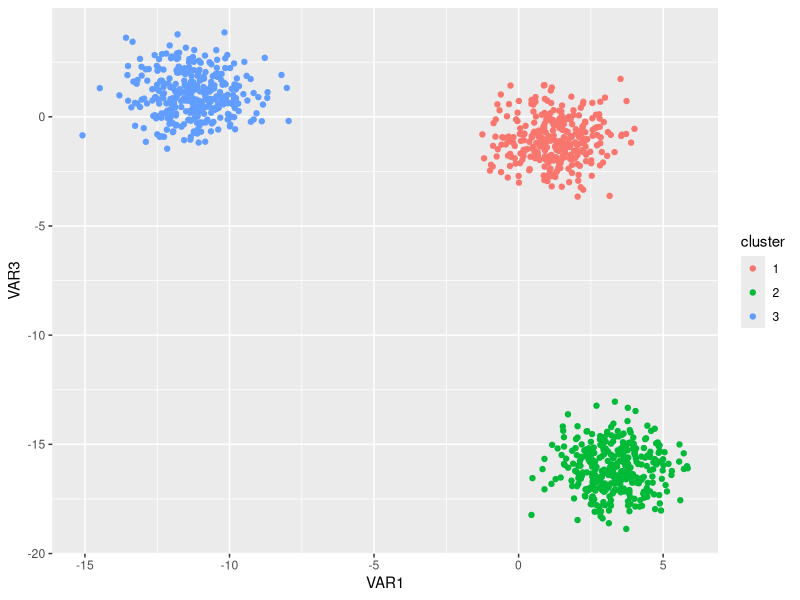

Generate this figure with R:
##
# Generate some fake data with some uniform random means
##
rm(list=ls())

generateFakeData = function( num.vars=3, n=100, num.clusters=5, seed=NULL ) {
    if(is.null(seed)){
        set.seed(runif(1,0,100))
    } else {
        set.seed(seed)
    }
    data <- data.frame(matrix(NA, nrow=n, ncol=num.vars+1))
    
    mu <- NULL
    for(m in 1:num.vars){
        mu <- cbind(mu,rnorm(num.clusters, runif(1,-10,15), 5))
    }
    
    for (i in 1:n) {
        cluster <- sample(1:num.clusters, 1)
        data[i, 1] <- cluster
        for(j in 1:num.vars){
            data[i, j+1] <- rnorm(1, mu[cluster,j], 1)
        }
    }
    
    data$X1 <- factor(data$X1)
    var.names <- paste("VAR",seq(1,ncol(data)-1), sep="")
    names(data) <- c("cluster",var.names)
    
    return(data)
}

##
# Set up a procedure to calculate the cluster means using squared distance
##
dirichletClusters = function(orig.data, disp.param = NULL, max.iter = 100, tolerance = .001)
{
    n <- nrow( orig.data )
    
    data <- as.matrix( orig.data )
    pick.clusters <- rep(1, n)
    k <- 1
    
    mu <- matrix( apply(data,2,mean), nrow=1, ncol=ncol(data) )
    
    is.converged <- FALSE
    iteration <- 0
    
    ss.old <- Inf
    ss.curr <- Inf
    
    while ( !is.converged & iteration < max.iter ) { # Iterate until convergence
        iteration <- iteration + 1
        
        for( i in 1:n ) { # Iterate over each observation and measure the distance each observation' from its mean center's squared distance from its mean
            distances <- rep(NA, k)
            
            for( j in 1:k ){
                distances[j] <- sum( (data[i, ] - mu[j, ])^2 ) # Distance formula.
            }
            
            if( min(distances) > disp.param ) { # If the dispersion parameter is still less than the minimum distance then create a new cluster
                k < - k + 1
                pick.clusters[i] <- k
                mu <- rbind(mu, data[i, ])
            } else {
                pick.clusters[i] <- which(distances == min(distances))
            }
            
        }
        
        ##
        # Calculate new cluster means
        ##
        for( j in 1:k ) {
            if( length(pick.clusters == j) > 0 ) {
                mu[j, ] < - apply(subset(data,pick.clusters == j), 2, mean)
            }
        }
        
        ##
        # Test for convergence
        ##
        ss.curr <- 0
        for( i in 1:n ) {
            ss.curr <- ss.curr +
                sum( (data[i, ] - mu[pick.clusters[i], ])^2 )
        }
        ss.diff <- ss.old - ss.curr
        ss.old <- ss.curr
        if( !is.nan( ss.diff ) & ss.diff < tolerance ) {
            is.converged <- TRUE
        }
        
    }
    
    centers <- data.frame(mu)
    ret.val <- list("centers" = centers, "cluster" = factor(pick.clusters),
                    "k" = k, "iterations" = iteration)
    
    return(ret.val)
}

library(ggplot2)
create.num.vars <- 3
orig.data <- generateFakeData(create.num.vars, num.clusters=3, n=1000, seed=123)
dp.update <- dirichletClusters(orig.data[,2:create.num.vars+1], disp.param=25)
ggplot(orig.data, aes(x = VAR1, y = VAR3, color = cluster)) + geom_point()
